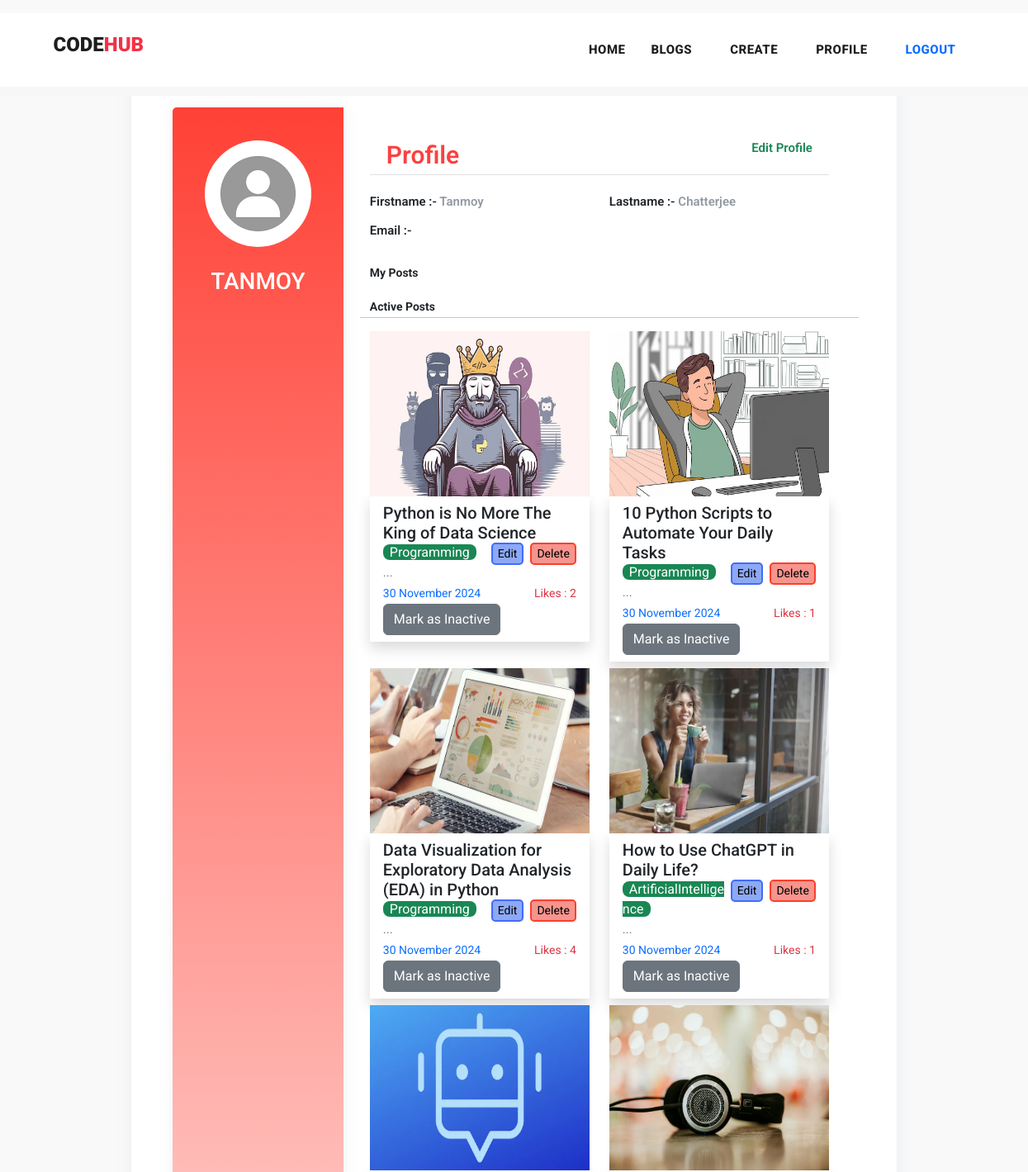
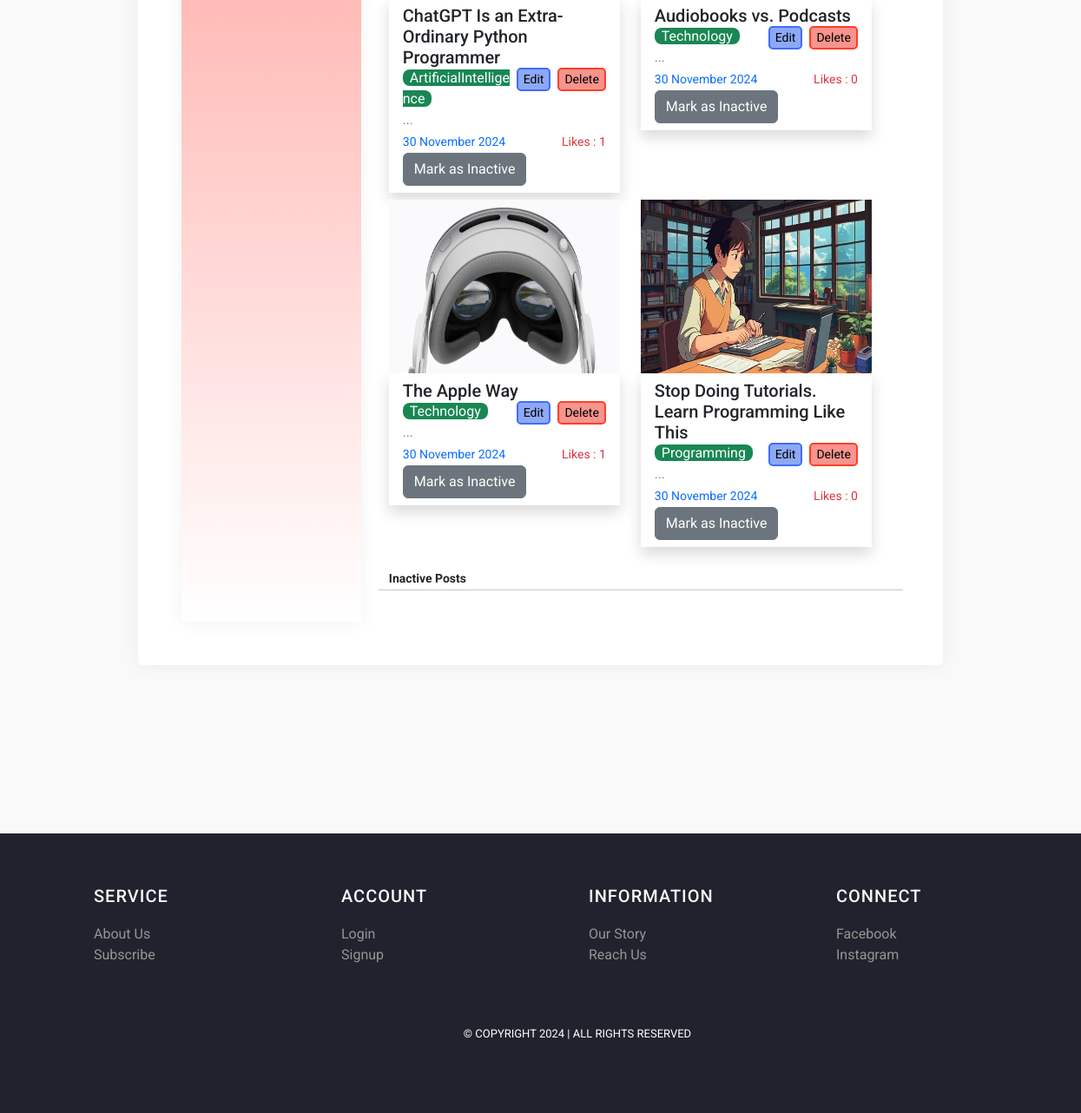
Screenshot of /profile (signed in) with the database file from the repository (2 pictures, top to bottom).
### myapp/models.py (models this page shows, shortened)
class Post(models.Model):
    postname = models.CharField(max_length=600)
    CATEGORY_CHOICES = [
        ('Programming', 'Programming'),
        ('Travel', 'Travel'),
        ('Education', 'Education'),
        ('Technology', 'Technology'),
        ('ArtificialIntelligence', 'ArtificialIntelligence'),
    ]
    category = models.CharField(max_length=600, choices=CATEGORY_CHOICES)
    image = models.ImageField(upload_to='images/posts',blank=True,null=True)
    content = tinymce_models.HTMLField()
    time = models.CharField(default=time,max_length=100, blank=True)
    likes = models.IntegerField(null=True,blank=True,default=0)
    user = models.ForeignKey(User,on_delete=models.CASCADE)
    STATUS_CHOICES = [
        ('active', 'Active'),
        ('inactive', 'Inactive'),
    ]
    status = models.CharField(max_length=8, choices=STATUS_CHOICES, default='active')

### myapp/views.py (the view)
# urls.py: path("profile",views.profile,name='profile'),
@login_required
def profile(request):
    active_posts = Post.objects.filter(user=request.user, status='active')
    inactive_posts = Post.objects.filter(user=request.user, status='inactive')
    return render(request, 'profile.html', {
        'user': request.user,
        'active_posts': active_posts,
        'inactive_posts': inactive_posts,
        'media_url': settings.MEDIA_URL,
    })

### templates/profile.html (shortened to what this page needs)
{% load static %}
<!DOCTYPE html>
<html lang="en">
<head>
    <link href="https://cdn.jsdelivr.net/npm/bootstrap@5.3.0-alpha3/dist/css/bootstrap.min.css" rel="stylesheet"
>
    <link href="{% static 'vendor/bootstrap/css/bootstrap.min.css' %}" rel="stylesheet">
    <link rel="stylesheet" href="https://maxcdn.bootstrapcdn.com/bootstrap/4.0.0/css/bootstrap.min.css">
    <link href="https://cdn.jsdelivr.net/npm/bootstrap@5.3.0-alpha3/dist/css/bootstrap.min.css" rel="stylesheet"
>
    <link rel="stylesheet" href="{% static 'assets/css/fontawesome.css' %}">
    <link rel="stylesheet" href="{% static 'assets/css/templatemo-stand-blog.css' %}">
    <link rel="stylesheet" href="{% static 'assets/css/owl.css' %}">
    <link rel="stylesheet" href="https://cdn.jsdelivr.net/npm/sweetalert2@11/dist/sweetalert2.min.css">
</head>
<body>
    <header class="">
        <nav class="navbar navbar-expand-lg bg-white">
            <div class="container">
                <a class="navbar-brand" href="{% url 'index' %}">
                    <h2>Code<span style="color: rgb(241, 50, 70);">Hub</span></h2>
                </a>
                <div class="collapse navbar-collapse" id="navbarResponsive">
                    <ul class="navbar-nav ml-auto">
                        <li>
                            <a class="nav-link" href="{% url 'index' %}">Home
                            </a>
                        </li>
                        <li class="nav-item">
                            <a class="nav-link" href="{% url 'blog' %}">Blogs</a>
                        </li>
                        {% if user.is_authenticated %}
                        <li class="nav-item">
                            <a class="nav-link" href="{% url 'create' %}">Create</a>
                        </li>
                        <li class="nav-item">
                            <a class="nav-link" href="{% url 'profile'%}">Profile</a>
                        </li>
                        <li class="nav-item">
                            <a class="nav-link text-primary" href="{% url 'logout' %}">Logout</a>
                        </li>
                        {% else %}
                        <li class="nav-item">
                            <a class="nav-link" href="{% url 'signin' %}">Login</a>
                        </li>
                        {% endif %}
                    </ul>
                </div>
            </div>
        </nav>
    </header>
    <div class="mt-3">
        <div class="page-content page-container p-lg-5 p-0" id="page-content">
            <div class="padding">
                <div class="row d-flex justify-content-center">
                    <div class="col-xl-10 col-lg-10 col-md-12" id="card">
                        <div class="card user-card-full">
                            <div class="row m-l-0 m-r-0">
                                <div class="col-sm-3 bg-c-lite-green user-profile">
                                    <div class="card-block text-center text-white">
                                        <div class="m-b-25">
                                            <img src="{% static 'assets/images/user.png' %}" class="img-radius"
                                                alt="User-Profile-Image" style="border-radius: 50%;">
                                        </div>
                                        <h6 class="f-w-800 h3" style="text-transform: capitalize;">{{user.username|upper}}</h6>
                                    </div>
                                </div>
                                <div class="col-sm-9">
                                    <div class="card-block">
                                        <h6 class="m-b-20 p-b-5 b-b-default f-w-600"
                                            style="font-size: 30px; padding: 20px;  color: #fa4141;">Profile <a
                                                href="{% url 'profileedit' %}"
                                                class="float-right text-decoration-none text-success"
                                                style="font-size: 15px;">Edit Profile</a>
                                        </h6>
                                        <div class="row">
                                            <div class="col-sm-6">
                                                <p class="m-b-10 f-w-600 text-dark">Firstname :-
                                                    <span class="text-muted f-w-400">{{user.first_name}}</span>
                                                </p>
                                            </div>
                                            <div class="col-sm-6">
                                                <p class="m-b-10 f-w-600 text-dark">Lastname :-
                                                    <span class="text-muted f-w-400">{{user.last_name}}</span>
                                                </p>
                                            </div>
                                            <div class="col-sm-6">
                                                <p class="m-b-10 f-w-600 text-dark">Email :-
                                                </p>
                                            </div>
                                        </div>
                                        <p class="small fw-bold pt-3 text-dark">My Posts</p>
                                        <div class="row">
                                            <p class="small fw-bold pt-3 text-dark">Active Posts</p>
                                            <hr>
                                            {% for post in active_posts %}
                                            <div class="col col-lg-6 col-md-6 col-sm-12 mb-2">
                                                <img src="{{media_url}}{{post.image}}" alt="" height="200px" width="100%">
                                                <div class="px-3 py-2 shadow">
                                                    <h5>{{post.postname}}</h5>
                                                    <a href="{% url 'deletepost' post.id %}" onclick="confirmDelete(event, this.href);">
                                                        <button class="ms-2 float-right small"
                                                            style="border:2px solid rgb(252, 63, 42); border-radius: 5px; background-color: rgb(246, 148, 141);">
                                                            Delete
                                                        </button>
                                                    </a>
                                                    <a href="{% url 'editpost' post.id %}">
                                                        <button class="float-right small" style="border:2px solid rgb(64, 108, 251); border-radius: 5px; background-color: rgb(141, 169, 246);">Edit</button>
                                                    </a>
                                                    <span class="text-white bg-success rounded-3 px-2 rounded-2">{{post.category}}</span>
                                                    <p>{{post.content|slice:0 }}...</p>
                                                    <p class="small text-primary">{{post.time}}<span class="text-danger float-right">Likes : {{post.likes}}</span></p>
                                                    <form action="{% url 'toggle_status' post.id %}" method="POST">
                                                        <button class="btn btn-secondary">Mark as Inactive</button>
                                                    </form>
                                                </div>
                                            </div>
                                            {% endfor %}
                                        </div>
                                        <div class="row">
                                            <p class="small fw-bold pt-3 text-dark">Inactive Posts</p>
                                            <hr>
                                        </div>
                                    </div>
                                </div>
                            </div>
                        </div>
                    </div>
                </div>
            </div>
        </div>
    </div>
    {% include 'footer.html' %}
</body>
</html>

### static/assets/css/templatemo-stand-blog.css (style rules this page uses)
body { font-family: 'Roboto', sans-serif; overflow-x: hidden; text-rendering: optimizeLegibility; -webkit-font-smoothing: antialiased; -moz-osx-font-smoothing: grayscale; }
p { margin-bottom: 0px; font-size: 15px; font-weight: 400; color: #7a7a7a; line-height: 30px; }
a { text-decoration: none!important; }
ul { padding: 0; margin: 0; list-style: none; }
h1,h2,h3,h4,h5,h6 { margin: 0px; }
header { position: absolute; z-index: 99999; width: 100%; height: 100px; background-color: #f7f7f7; -webkit-transition: all 0.3s ease-in-out 0s; -moz-transition: all 0.3s ease-in-out 0s; -o-transition: all 0.3s ease-in-out 0s; transition: all 0.3s ease-in-out 0s; }
header .navbar { padding: 25px 0px; }
.navbar .navbar-brand { float: left; margin-top: -12px; outline: none; }
.navbar .navbar-brand h2 { color: #1e1e1e; text-transform: uppercase; font-size: 24px; font-weight: 900; -webkit-transition: all .3s ease 0s; -moz-transition: all .3s ease 0s; -o-transition: all .3s ease 0s; transition: all .3s ease 0s; }
#navbarResponsive { z-index: 999; }
.navbar-collapse { text-align: center; }
.navbar .navbar-nav .nav-item { margin: 0px 15px; }
.navbar .navbar-nav a.nav-link { text-transform: capitalize; font-size: 15px; font-weight: 800; text-transform: uppercase; letter-spacing: 0.5px; color: #1e1e1e; transition: all 0.3s; }

### templates/profile.html (style rules this page uses)
body { background-color: #f9f9fa; width: 100vw; height: 100vh; }
.padding { padding: 1rem; }
.user-card-full { overflow: hidden; }
.card { border-radius: 5px; -webkit-box-shadow: 0 1px 20px 0 rgba(69, 90, 100, 0.08); box-shadow: 0 1px 20px 0 rgba(69, 90, 100, 0.08); border: none; margin-bottom: 30px; padding: 50px; }
.m-r-0 { margin-right: 0px; }
.m-l-0 { margin-left: 0px; }
.user-card-full .user-profile { border-radius: 5px 0 0 5px; }
.bg-c-lite-green { background: linear-gradient(to bottom, #ff4136, #ffffff); box-shadow: 0 1px 20px 0 rgba(69, 90, 100, 0.08); }
.user-profile { padding: 20px 0; }
.card-block { padding: 1.25rem; }
.m-b-25 { margin-bottom: 25px; }
.img-radius { border-radius: 5px; }
h6 { font-size: 14px; }
.card .card-block p { line-height: 25px; }
.b-b-default { border-bottom: 1px solid #e0e0e0; }
.m-b-20 { margin-bottom: 20px; }
.p-b-5 { padding-bottom: 5px !important; }
.m-b-10 { margin-bottom: 10px; }
.text-muted { color: #919aa3 !important; }
.f-w-600 { font-weight: 600; }

### templates/footer.html (style rules this page uses)
li { text-decoration: none; text-align: left; }
li a { color: rgb(153, 147, 147); }

### rows the page displays
Post: image (picture), postname "Python is No More The King of Data Science", category "Programming", time "30 November 2024", likes "2"
Post: image (picture), postname "10 Python Scripts to Automate Your Daily Tasks", category "Programming", time "30 November 2024", likes "1"
Post: image (picture), postname "Data Visualization for Exploratory Data Analysis (EDA) in Python", category "Programming", time "30 November 2024", likes "4"
Post: image (picture), postname "How to Use ChatGPT in Daily Life?", category "ArtificialIntelligence", time "30 November 2024", likes "1"
Post: image (picture), postname "ChatGPT Is an Extra-Ordinary Python Programmer", category "ArtificialIntelligence", time "30 November 2024", likes "1"
Post: image (picture), postname "Audiobooks vs. Podcasts", category "Technology", time "30 November 2024", likes "0"
Post: image (picture), postname "The Apple Way", category "Technology", time "30 November 2024", likes "1"
Post: image (picture), postname "Stop Doing Tutorials. Learn Programming Like This", category "Programming", time "30 November 2024", likes "0"

### other values shown
{{ user.username|upper }} "TANMOY"
{{ user.first_name }} "Tanmoy"
{{ user.last_name }} "Chatterjee"
